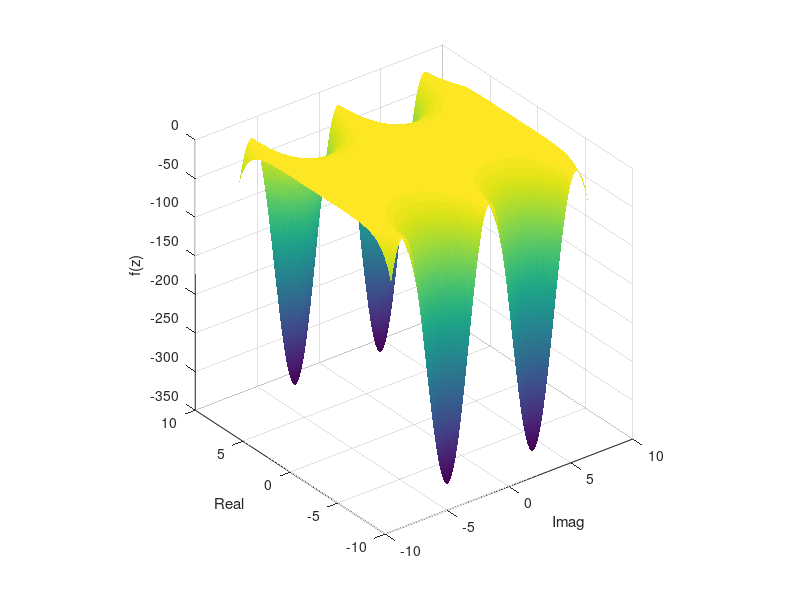

Source code (MATLAB):
% This is the exercise for '7. Complex Sinc Surface'

%% CONSTANTS
RANGE = [-8 8];
RESOLUTION = 10;

%% Function
y_func = @(z) sin(z) ./ z;
surface_func = @(y) real(y) - abs(y);

%% Initialize numbers
z_range = linspace(RANGE(1), RANGE(2), (RANGE(2) - RANGE(1))*RESOLUTION);
[z_real, z_imag] = meshgrid(z_range, z_range*1i);
z = z_real + z_imag;

%% Compute surface
fz = surface_func(y_func(z));

%% Plot
figure(1), clf
surf(z_range, z_range, fz);
shading interp; rotate3d on
xlabel Imag; ylabel Real; zlabel f(z)
axis square